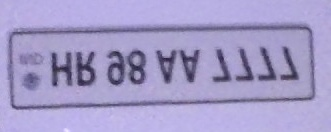
#> input picture debug_crop_0.jpg, 331 x 132 px
$ python -i quality.py   (imports and definitions only)   (older library calls are emulated)
#> lines starting #> are read from the running program, lines starting #| are printed output that depends on the picture
#> further down, picture is the input picture: shape (132, 331, 3); mean B, G, R 200, 155.7, 163.7
import cv2
import numpy as np
from config import SHARPNESS_THRESHOLD, BRIGHTNESS_MIN, BRIGHTNESS_MAX

def sharpness(image):
    gray = cv2.cvtColor(image, cv2.COLOR_BGR2GRAY) if len(image.shape) == 3 else image
    return cv2.Laplacian(gray, cv2.CV_64F).var()

def brightness(image):
    gray = cv2.cvtColor(image, cv2.COLOR_BGR2GRAY) if len(image.shape) == 3 else image
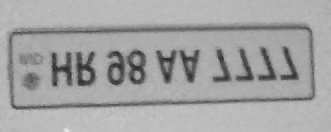
#> gray: shape (132, 331); min 36, max 233, mean 163.2
    return np.mean(gray)

def is_usable(image):
    b = brightness(image)
#> b = 163.2
    s = sharpness(image)
#> s = 173.2
    ok = s >= SHARPNESS_THRESHOLD and BRIGHTNESS_MIN <= b <= BRIGHTNESS_MAX
#> ok = True
    if not ok:
        print(f"[Quality] REJECTED  sharpness={s:.1f} (min {SHARPNESS_THRESHOLD})  brightness={b:.1f} ({BRIGHTNESS_MIN}-{BRIGHTNESS_MAX})")
    return ok

def score(image):
    return sharpness(image)

>>> import cv2
>>> picture = cv2.imread('../debug_crop_0.jpg')
>>> result = is_usable(picture)
#> result = True
